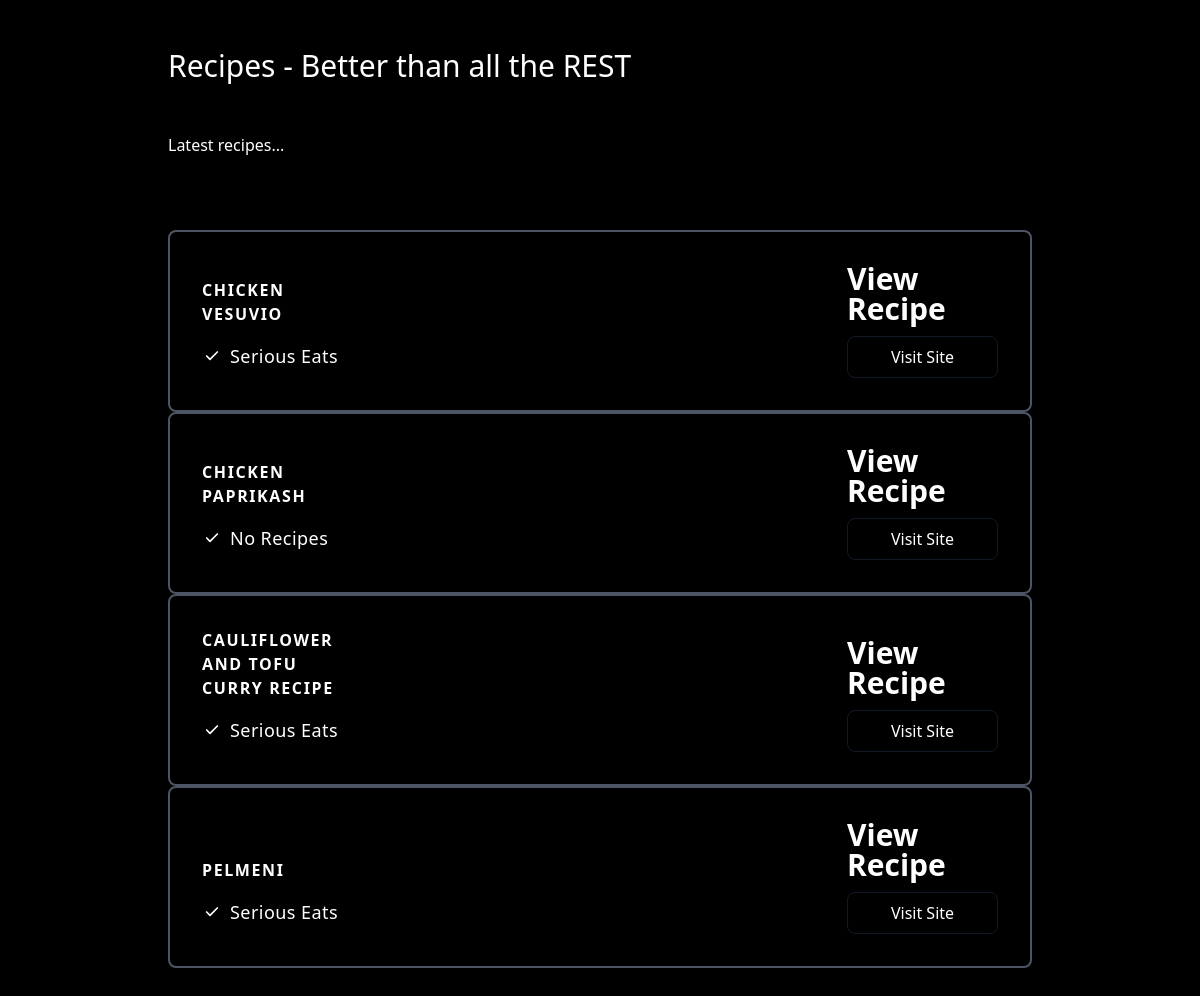
Before: / with the older database file.
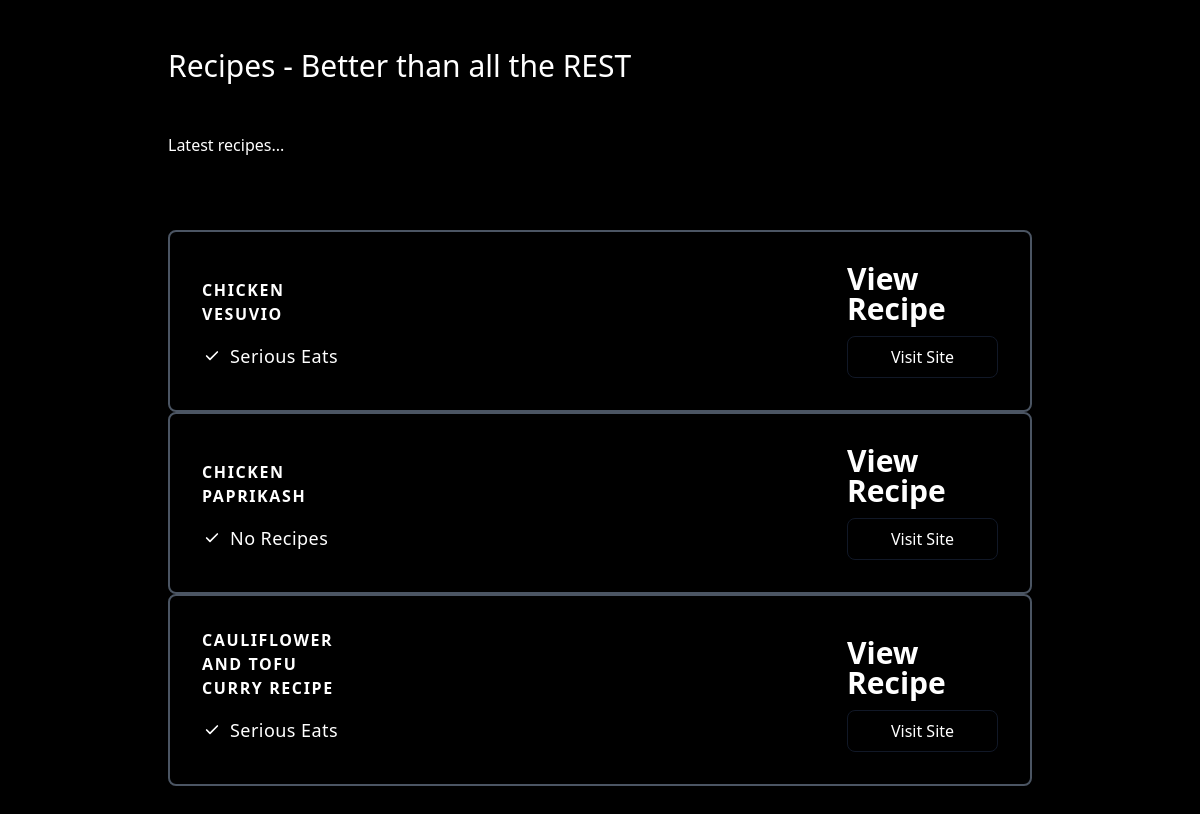
After: the same page with the newer database file.
### app/models/recipe.py (models this page shows)
class Recipe(Base):
    id = Column(Integer, primary_key=True, index=True)
    label = Column(String(256), nullable=False)
    url = Column(String(256), index=True, nullable=True)
    source = Column(String(256), nullable=True)
    submitter_id = Column(Integer, ForeignKey("user.id"), nullable=True)
    submitter = relationship("User", back_populates="recipes")

### app/main.py (the view)
@api_router.get("/", status_code=200)
def root(
    request: Request,
    db: Session = Depends(deps.get_db),
) -> dict:
    recipes = crud.recipe.get_multi(db=db, limit=10)
    return TEMPLATES.TemplateResponse(
        "index.html",
        {"request": request, "recipes": recipes},
    )

### app/templates/index.html
<!DOCTYPE html>
<html>
  <head>
      <link href="https://unpkg.com/tailwindcss@^2/dist/tailwind.min.css" rel="stylesheet">
  </head>
  <body>
    <section class="bg-black ">
        <div class="container px-5 py-12 mx-auto lg:px-20">
            <div class="flex flex-col flex-wrap pb-6 mb-12 text-white ">
                <h1 class="mb-12 text-3xl font-medium text-white">
                    Recipes - Better than all the REST
                </h1>
                    <p class="text-base leading-relaxed">
                        Latest recipes...</p>
            </div>
            {% for recipe in recipes %}
                <div
                    class="flex flex-wrap items-end justify-start w-full transition duration-500 ease-in-out transform bg-black border-2 border-gray-600 rounded-lg hover:border-white ">
                    <div class="w-full xl:w-1/4 md:w-1/4">
                        <div class="relative flex flex-col h-full p-8 ">
                            <h2 class="mb-4 font-semibold tracking-widest text-white uppercase title-font">
                                {{recipe.label}}
                            </h2>
                            <p class="flex items-center mb-2 text-lg font-normal tracking-wide text-white">
                                <span
                                    class="inline-flex items-center justify-center flex-shrink-0 w-5 h-5 mr-2 text-white rounded-full bg-blue-1300">
                                    <svg fill="none" stroke="currentColor" stroke-linecap="round"
                                        stroke-linejoin="round" stroke-width="2.5" class="w-4 h-4" viewBox="0 0 24 24">
                                        <path d="M20 6L9 17l-5-5"></path>
                                    </svg>
                                </span>{{recipe.source}}
                            </p>
                        </div>
                    </div>
                    <div class="w-full xl:w-1/4 md:w-1/4 lg:ml-auto">
                        <div class="relative flex flex-col h-full p-8">
                            <h1 class="flex items-end mx-auto text-3xl font-black leading-none text-white ">
                                <span>View Recipe </span>
                            </h1>
                            <button
                                    class="w-full px-4 py-2 mx-auto mt-3 text-white transition duration-500 ease-in-out transform border border-gray-900 rounded-lg text-md hover:bg-gray-900 focus:shadow-outline focus:outline-none focus:ring-2 ring-offset-current ring-offset-2 focus:border-gray-700 focus:bg-gray-800 "><a href="{{recipe.url}}">Visit Site</a>
                            </button>
                        </div>
                    </div>
                </div>
            {% endfor %}
        </div>
    </section>
  </body>
</html>

Changed rows visible on the page:
removed Recipe: label "PELMENI", source "Serious Eats"
